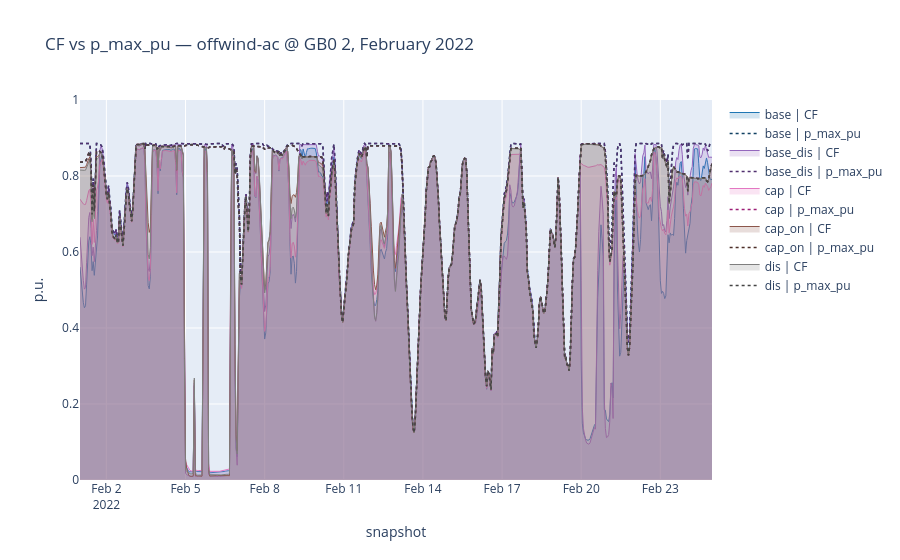

This figure's notebook cell:
### Markdown cell above
## P_max_pu and CF

### Code cell
ts = nc.statistics.capacity_factor(
    groupby=["bus", "carrier"], groupby_time=False, nice_names=False
)

data = build_cf_pmax_df(
    ts, networks,
    bus=BUS, carrier=CARRIER,
    start="2022-02-01", end="2022-02-24",
)

iplot_cf_pmax(data, title=f"CF vs p_max_pu — {CARRIER} @ {BUS}, February 2022")

### Figure 1 — Plotly figure (JSON) as saved in the notebook; plotly's stock layout.template omitted (floating-point values rounded to 4 significant figures; data arrays with more than 128 entries replaced by an {"elided": "..."} marker saying what was removed)
{"data": [{"connectgaps": false, "fill": "tozeroy", "fillcolor": "rgba(31,119,180,0.2)", "line": {"color": "#1f77b4", "width": 1}, "mode": "lines", "name": "base | CF", "type": "scatter", "x": {"elided": "576 str values"}, "y": {"elided": "576 float values"}}, {"connectgaps": false, "line": {"color": "#114163", "dash": "dot", "width": 1.5}, "mode": "lines", "name": "base | p_max_pu", "type": "scatter", "x": {"elided": "576 str values"}, "y": {"elided": "576 float values"}}, {"connectgaps": false, "fill": "tozeroy", "fillcolor": "rgba(148,103,189,0.2)", "line": {"color": "#9467bd", "width": 1}, "mode": "lines", "name": "base_dis | CF", "type": "scatter", "x": {"elided": "576 str values"}, "y": {"elided": "576 float values"}}, {"connectgaps": false, "line": {"color": "#51306f", "dash": "dot", "width": 1.5}, "mode": "lines", "name": "base_dis | p_max_pu", "type": "scatter", "x": {"elided": "576 str values"}, "y": {"elided": "576 float values"}}, {"connectgaps": false, "fill": "tozeroy", "fillcolor": "rgba(227,119,194,0.2)", "line": {"color": "#e377c2", "width": 1}, "mode": "lines", "name": "cap | CF", "type": "scatter", "x": {"elided": "576 str values"}, "y": {"elided": "576 float values"}}, {"connectgaps": false, "line": {"color": "#9d2077", "dash": "dot", "width": 1.5}, "mode": "lines", "name": "cap | p_max_pu", "type": "scatter", "x": {"elided": "576 str values"}, "y": {"elided": "576 float values"}}, {"connectgaps": false, "fill": "tozeroy", "fillcolor": "rgba(140,86,75,0.2)", "line": {"color": "#8c564b", "width": 1}, "mode": "lines", "name": "cap_on | CF", "type": "scatter", "x": {"elided": "576 str values"}, "y": {"elided": "576 float values"}}, {"connectgaps": false, "line": {"color": "#4d2f29", "dash": "dot", "width": 1.5}, "mode": "lines", "name": "cap_on | p_max_pu", "type": "scatter", "x": {"elided": "576 str values"}, "y": {"elided": "576 float values"}}, {"connectgaps": false, "fill": "tozeroy", "fillcolor": "rgba(127,127,127,0.2)", "line": {"color": "#7f7f7f", "width": 1}, "mode": "lines", "name": "dis | CF", "type": "scatter", "x": {"elided": "576 str values"}, "y": {"elided": "576 float values"}}, {"connectgaps": false, "line": {"color": "#454545", "dash": "dot", "width": 1.5}, "mode": "lines", "name": "dis | p_max_pu", "type": "scatter", "x": {"elided": "576 str values"}, "y": {"elided": "576 float values"}}], "layout": {"hovermode": "x unified", "title": {"text": "CF vs p_max_pu — offwind-ac @ GB0 2, February 2022"}, "xaxis": {"title": {"text": "snapshot"}}, "yaxis": {"range": [0, 1], "title": {"text": "p.u."}}}}
